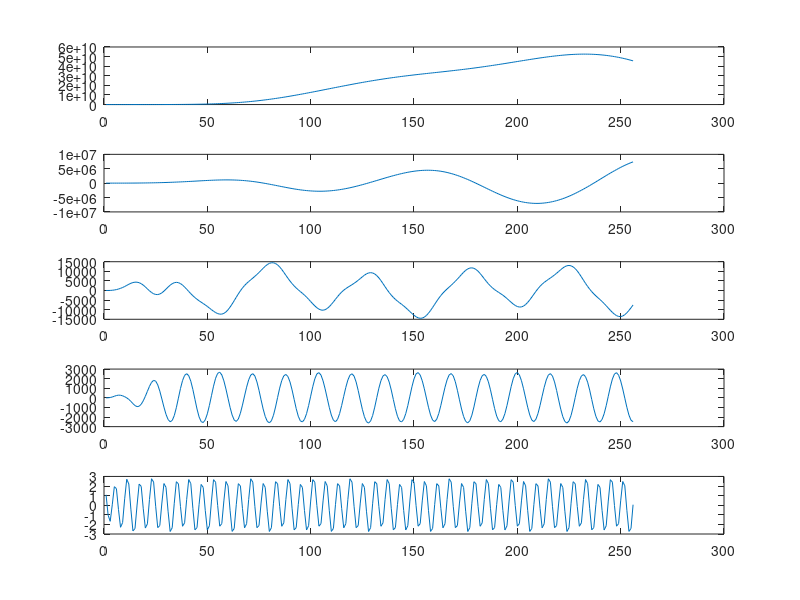

This figure's MATLAB source: (Note: this script raises an error after producing the figure.)
TAPS = 512; % No. of FIR taps
BIQUADS = 4; % No. of IIR biquad stages
N = 2*BIQUADS; %IIR filter order 
IIR_BANDS = 5; % No. of IIR bands per channel
WINDOW=256; % Block size
FS=48000; % Sample rate
FSH=FS/2; % Half of the sample rate
NCH=12; % No. of channels

%IIR bands 
b1fc = 250;
b2fc1 = 250; b2fc2 = 500;
b3fc1 = 500; b3fc2 = 2000;
b4fc1 = 2000; b4fc2 = 4000;
b5fc1 = 4000;

%Gains 
g11 = 1.0;
g22 = 0.8;
g33 = 0.6;
g44 = 0.4;
g55 = 0.2;

INPUT_LENGTH=TAPS+WINDOW-1;
ii=0:1:INPUT_LENGTH-1;

% Generate input signal with frequency components 100 Hz, 400 Hz, 1KHz, 3KHz, and 8KHz
x=sin(2*pi*ii*100/FS)+sin(2*pi*ii*400/FS)+sin(2*pi*ii*1000/FS)+sin(2*pi*ii*3000/FS)+sin(2*pi*ii*8000/FS); 

%All pass fir filter
b=zeros(1,TAPS);
b(1)=1;
a=1;

% filter input using FIR filter */ 
y1 = filter(b,a,x);

% Extract WINDOW input samples 
x2 = y1(TAPS:INPUT_LENGTH);

% IIR band 1 - low pass 250 Hz cutoff 
[b1 a1] = butter(N, b1fc/FSH, 'low');
[b2 a2] = butter(N/2, [b2fc1/FSH, b2fc2/FSH]);
[b3 a3] = butter(N/2, [b3fc1/FSH, b3fc2/FSH]);
[b4 a4] = butter(N/2, [b4fc1/FSH, b4fc2/FSH]);
[b5 a5] = butter(N, b5fc1/FSH, 'high');

% Derivce biquad coefficients
[sos1,g1]=tf2sos(b1,a1);
[sos2,g2]=tf2sos(b2,a2);
[sos3,g3]=tf2sos(b3,a3);
[sos4,g4]=tf2sos(b4,a4);
[sos5,g5]=tf2sos(b5,a5);

y21=x2; y22=x2; y23=x2; y24=x2; y25=x2;

% Filter using cascaded biquad
for i = 1:1:BIQUADS-1
    y21 = filter(sos1(i,1:3), sos1(i,4:6), y21);
    y22 = filter(sos2(i,1:3), sos2(i,4:6), y22);
    y23 = filter(sos3(i,1:3), sos3(i,4:6), y23);
    y24 = filter(sos4(i,1:3), sos4(i,4:6), y24);
    y25 = filter(sos5(i,1:3), sos5(i,4:6), y25);
end

figure; subplot(5,1,1); plot(y21);
subplot(5,1,2); plot(y22);
subplot(5,1,3); plot(y23);
subplot(5,1,4); plot(y24);
subplot(5,1,5); plot(y25);

% Apply gain to all IIR bands and add 
y21=y21*g1*g11; y22=y22*g2*g22; y23=y23*g3*g33; y24=y24*g4*g44; y25=y25*g5*g55;
y2 = y21 + y22 + y23 + y24 + y25;

%Plot the signals
signal_plot(x, WINDOW, FS, 'fir input' );
signal_plot(y1, WINDOW, FS, 'fir output' );
signal_plot(x2, WINDOW, FS, 'iir input' );
signal_plot(y2, WINDOW, FS, 'iir output' );

%Generate test data files 
cpf1 = sprintf('fir_coeffs.dat');
cpf2 = sprintf('iira_coeffs.dat');
cpf3 = sprintf('iirc_coeffs.dat');
gf   = sprintf('gains.dat');

fid = fopen(cpf1, 'w'); 
for i=1:1:NCH
    fprintf(fid,'%2.20e,\n',fliplr(b));
end
fclose(fid);

d=[0,0];

fid = fopen(cpf2, 'w'); 

for i=1:1:NCH
    for j = 1:1:BIQUADS
        %Multiply gain for the last stage
            fprintf(fid,'%2.20e,\n',sos1(j, 1));fprintf(fid,'%2.20e,\n',sos1(j, 2)); fprintf(fid,'%2.20e,\n',-sos1(j, 5));	fprintf(fid,'%2.20e,\n',sos1(j, 3));	fprintf(fid,'%2.20e,\n',-sos1(j, 6));	
            fprintf(fid,'%2.20e,\n',d(1)); fprintf(fid,'%2.20e,\n',d(2));	
    end    
    
    for j = 1:1:BIQUADS
             fprintf(fid,'%2.20e,\n',sos2(j, 1));fprintf(fid,'%2.20e,\n',sos2(j, 2)); fprintf(fid,'%2.20e,\n',-sos2(j, 5));	fprintf(fid,'%2.20e,\n',sos2(j, 3));	fprintf(fid,'%2.20e,\n',-sos2(j, 6));	
            fprintf(fid,'%2.20e,\n',d(1)); fprintf(fid,'%2.20e,\n',d(2));	
    end
  
   for j = 1:1:BIQUADS
            fprintf(fid,'%2.20e,\n',sos3(j, 1));fprintf(fid,'%2.20e,\n',sos3(j, 2)); fprintf(fid,'%2.20e,\n',-sos3(j, 5));	fprintf(fid,'%2.20e,\n',sos3(j, 3));	fprintf(fid,'%2.20e,\n',-sos3(j, 6));	
            fprintf(fid,'%2.20e,\n',d(1)); fprintf(fid,'%2.20e,\n',d(2));	
    end

    for j = 1:1:BIQUADS
            fprintf(fid,'%2.20e,\n',sos4(j, 1));fprintf(fid,'%2.20e,\n',sos4(j, 2)); fprintf(fid,'%2.20e,\n',-sos4(j, 5));	fprintf(fid,'%2.20e,\n',sos4(j, 3));	fprintf(fid,'%2.20e,\n',-sos4(j, 6));	
            fprintf(fid,'%2.20e,\n',d(1)); fprintf(fid,'%2.20e,\n',d(2));	
    end
    
    for j = 1:1:BIQUADS
             fprintf(fid,'%2.20e,\n',sos5(j, 1));fprintf(fid,'%2.20e,\n',sos5(j, 2)); fprintf(fid,'%2.20e,\n',-sos5(j, 5));	fprintf(fid,'%2.20e,\n',sos5(j, 3));	fprintf(fid,'%2.20e,\n',-sos5(j, 6));	
            fprintf(fid,'%2.20e,\n',d(1)); fprintf(fid,'%2.20e,\n',d(2));	
    end
end
fclose(fid);

fid = fopen(cpf3, 'w'); 

for i=1:1:NCH
    for j = 1:1:BIQUADS
            fprintf(fid,'%2.20e,\n',-sos1(j, 6)); fprintf(fid,'%2.20e,\n',-sos1(j, 5));	fprintf(fid,'%2.20e,\n',sos1(j, 3));	fprintf(fid,'%2.20e,\n',sos1(j, 2));fprintf(fid,'%2.20e,\n',sos1(j, 1)); 
    end    
    
    for j = 1:1:BIQUADS
             fprintf(fid,'%2.20e,\n',-sos2(j, 6)); fprintf(fid,'%2.20e,\n',-sos2(j, 5));	fprintf(fid,'%2.20e,\n',sos2(j, 3));	fprintf(fid,'%2.20e,\n',sos2(j, 2));fprintf(fid,'%2.20e,\n',sos2(j, 1)); 
    end    
     
    for j = 1:1:BIQUADS
            fprintf(fid,'%2.20e,\n',-sos3(j, 6)); fprintf(fid,'%2.20e,\n',-sos3(j, 5));	fprintf(fid,'%2.20e,\n',sos3(j, 3));	fprintf(fid,'%2.20e,\n',sos3(j, 2));fprintf(fid,'%2.20e,\n',sos3(j, 1)); 
     end    
      
    for j = 1:1:BIQUADS
            fprintf(fid,'%2.20e,\n',-sos4(j, 6)); fprintf(fid,'%2.20e,\n',-sos4(j, 5));	fprintf(fid,'%2.20e,\n',sos4(j, 3));	fprintf(fid,'%2.20e,\n',sos4(j, 2));fprintf(fid,'%2.20e,\n',sos4(j, 1)); 
    end    
    
    for j = 1:1:BIQUADS
            fprintf(fid,'%2.20e,\n',-sos5(j, 6)); fprintf(fid,'%2.20e,\n',-sos5(j, 5));	fprintf(fid,'%2.20e,\n',sos5(j, 3));	fprintf(fid,'%2.20e,\n',sos5(j, 2));fprintf(fid,'%2.20e,\n',sos5(j, 1)); 
     end    
end
fclose(fid);

fid = fopen(gf, 'w'); 
for i=1:1:NCH
    fprintf(fid,'%2.20e,\n',g1);
    fprintf(fid,'%2.20e,\n',g2);
    fprintf(fid,'%2.20e,\n',g3);
    fprintf(fid,'%2.20e,\n',g4);
    fprintf(fid,'%2.20e,\n',g5);
end
fclose(fid);

function signal_plot(x,size, sr, name)
% Plot in time domain
figure();subplot(2,1,1), plot(x);title(name);

%Plot in freqeuncy domain 
z = fft(x);f = 0:1:size/2-1;fs=f.*sr/size; subplot(2,1,2), plot(fs,abs(z(f+1:size/2)));xlabel('Frequency (Hz)');ylabel('Magnitude');
end